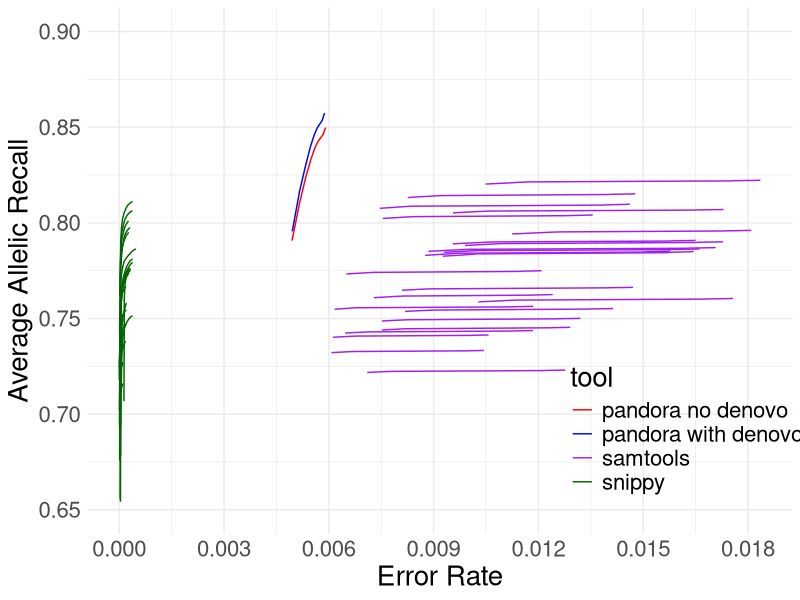

The R source for this figure:
library("ggplot2")


png(file="ROC_data_20_way_illumina.R_data.png", width=700, height=500)

illumina_20_way_df <- read.csv("ROC_data_20_way_illumina.R_data.csv", header=TRUE)

ggplot(data=illumina_20_way_df, aes(x=error_rate, y=recalls_wrt_variants_found_wrt_alleles,
                             group=tool_long_name, colour=tool)) +
  geom_line() +
  scale_colour_manual(values = c("pandora no denovo"="red", "pandora with denovo"="blue",
                                 "snippy"="darkgreen", "samtools"="purple")) +
  scale_x_continuous(breaks= seq(0,1,by=0.003)) +
  theme_minimal() +
  theme(text = element_text(size=20), legend.position=c(0.85,0.2)) +
  ylim(0.65, 0.90) +
  ylab("Average Allelic Recall") +
  xlab("Error Rate")

dev.off()
